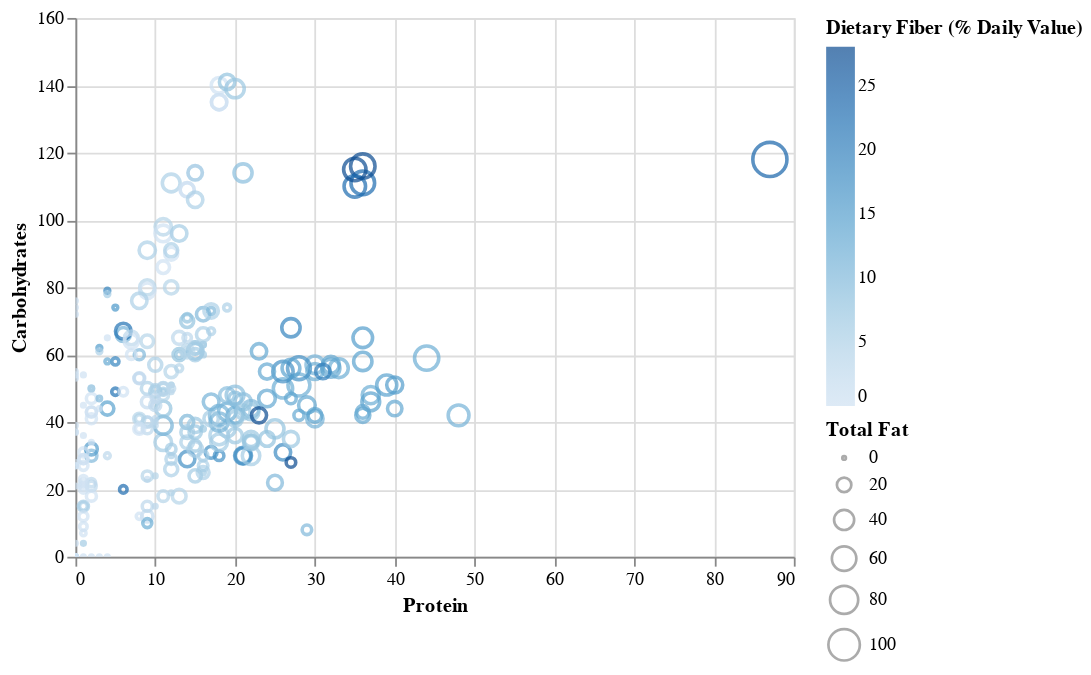

Notebook source saved alongside this figure:
### Code cell
# Proteins, Dietary Fibre,Carbs and Total Fat (Size represents Total Fat)
alt.Chart(df).mark_point().encode(
    x='Protein',
    y='Carbohydrates',
    color='Dietary Fiber (% Daily Value)',
    size = 'Total Fat',
).interactive()

### Figure 1 — Vega-Lite specification as saved in the notebook (floating-point values rounded to 4 significant figures; data arrays with more than 128 entries replaced by an {"elided": "..."} marker saying what was removed)
{"config": {"view": {"continuousWidth": 400, "continuousHeight": 300}}, "data": {"name": "data-a360ffbb61831f1bb4b9ad76deb73333"}, "mark": "point", "encoding": {"color": {"type": "quantitative", "field": "Dietary Fiber (% Daily Value)"}, "size": {"type": "quantitative", "field": "Total Fat"}, "x": {"type": "quantitative", "field": "Protein"}, "y": {"type": "quantitative", "field": "Carbohydrates"}}, "selection": {"selector002": {"type": "interval", "bind": "scales", "encodings": ["x", "y"]}}, "$schema": "https://vega.github.io/schema/vega-lite/v4.8.1.json", "datasets": {"data-a360ffbb61831f1bb4b9ad76deb73333": {"elided": "260 records"}}}
